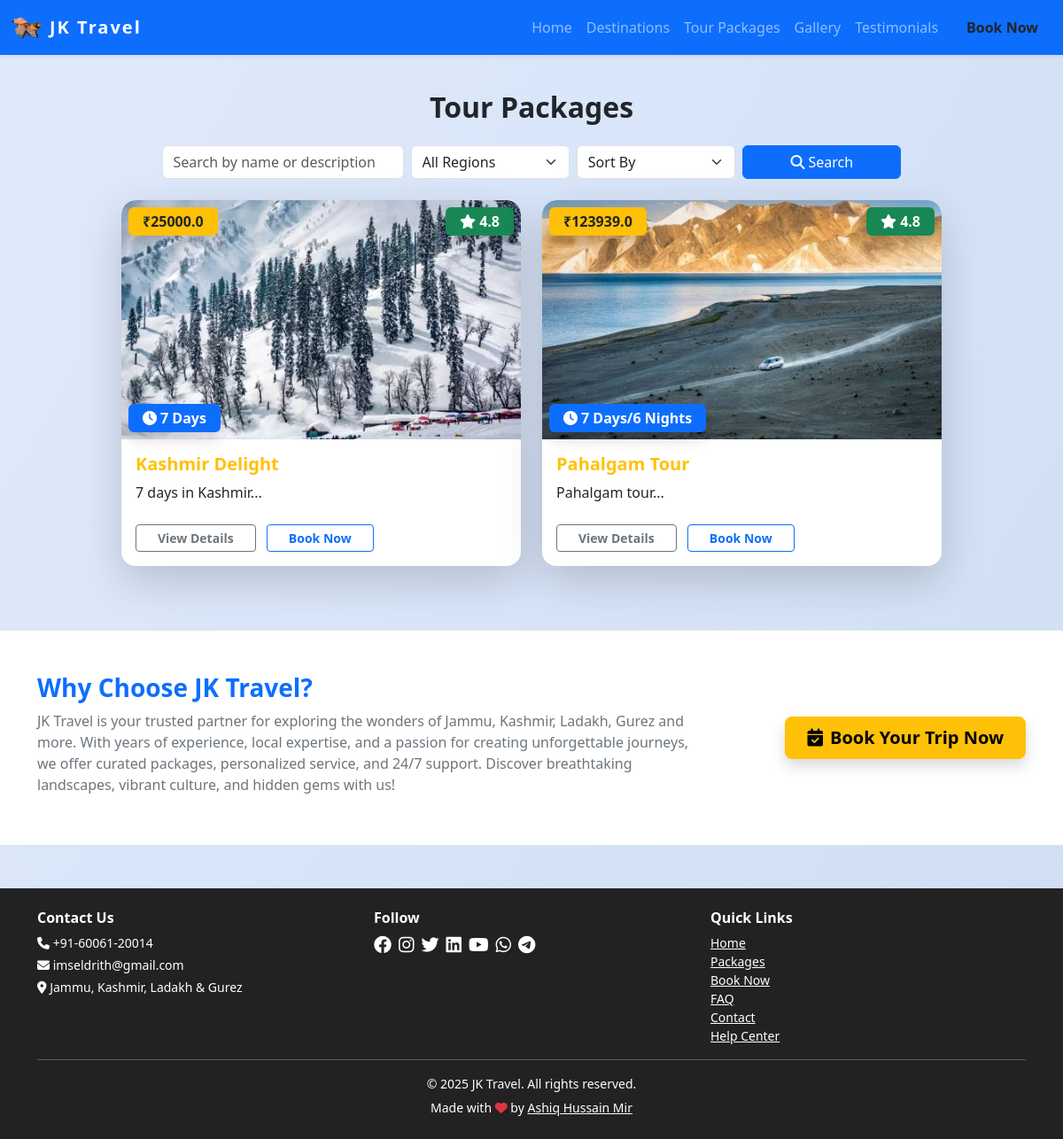
Page /packages on the committed database.
### models.py (models this page shows, shortened)
class SiteSettings(db.Model):
    id = db.Column(db.Integer, primary_key=True)
    site_name = db.Column(db.String(120), default='JKLG Travel')
    site_title = db.Column(db.String(200), default='JKLG Travel - Explore Jammu, Kashmir, Ladakh & Gurez')
    logo = db.Column(db.String(200))
    phone = db.Column(db.String(30), default='+91-12345-67890')
    email = db.Column(db.String(120), default='info@jklgtravel.com')
    address = db.Column(db.String(200), default='Jammu, Kashmir, Ladakh & Gurez')
    facebook = db.Column(db.String(120))  # Username only
    instagram = db.Column(db.String(120))  # Username only
    twitter = db.Column(db.String(120))  # Username only
    linkedin = db.Column(db.String(120))  # Username only
    youtube = db.Column(db.String(120))  # Channel/user ID only
    whatsapp = db.Column(db.String(30))  # Number only
    telegram = db.Column(db.String(120))  # Username only
    meta_description = db.Column(db.String(300))
    about = db.Column(db.Text)
    google_analytics_id = db.Column(db.String(32))
    show_facebook = db.Column(db.Boolean, default=True)
    show_instagram = db.Column(db.Boolean, default=True)
    show_twitter = db.Column(db.Boolean, default=True)
    show_linkedin = db.Column(db.Boolean, default=True)
    show_youtube = db.Column(db.Boolean, default=True)
    show_whatsapp = db.Column(db.Boolean, default=True)
    show_telegram = db.Column(db.Boolean, default=True)
    hero_title = db.Column(db.String(200), default='Discover Jammu, Kashmir, Ladakh & Gurez')
    hero_subtitle = db.Column(db.String(300), default='Unforgettable journeys, breathtaking landscapes, and curated experiences await you.')
    hero_bg_image = db.Column(db.String(200), default='hero_default.jpg')  # New field for background image
    hero_slides = db.Column(db.Text)  # JSON: [{"title":..., "subtitle":..., "image":..., "animation_title":..., "animation_subtitle":...}, ...]
    hero_slide_interval = db.Column(db.Integer, default=5)  # Interval in seconds for hero carousel

class TourPackage(db.Model):
    id = db.Column(db.Integer, primary_key=True)
    title = db.Column(db.String(120), nullable=False)
    description = db.Column(db.Text, nullable=False)
    price = db.Column(db.Float, nullable=False)
    duration = db.Column(db.String(50), nullable=False)
    image = db.Column(db.String(200))  # Add image field for upload
    places = db.relationship('Place', secondary='package_places', backref='packages')
    itinerary = db.Column(db.Text)
    accommodations = db.Column(db.Text)
    included = db.Column(db.Text)
    excluded = db.Column(db.Text)
    custom_destinations = db.Column(db.String(500))  # New field for manual destinations
    published = db.Column(db.Boolean, default=False)  # New field for published status

### views.py (the view)
@main.route('/packages')
def packages():
    page = request.args.get('page', 1, type=int)
    per_page = 6
    q = request.args.get('q', '').strip()
    region = request.args.get('region', '').strip()
    sort = request.args.get('sort', '')
    query = TourPackage.query
    if q:
        query = query.filter((TourPackage.title.ilike(f'%{q}%')) | (TourPackage.description.ilike(f'%{q}%')))
    if region:
        query = query.join(TourPackage.places).filter_by(region=region)
    if sort == 'price_asc':
        query = query.order_by(TourPackage.price.asc())
    elif sort == 'price_desc':
        query = query.order_by(TourPackage.price.desc())
    elif sort == 'duration_asc':
        query = query.order_by(TourPackage.duration.asc())
    elif sort == 'duration_desc':
        query = query.order_by(TourPackage.duration.desc())
    pagination = query.paginate(page=page, per_page=per_page, error_out=False)
    packages = pagination.items
    return render_template('packages.html', packages=packages, pagination=pagination)

### app.py (called while the page is built)
@app.context_processor
def inject_now():
    return {'now': datetime.now()}

### views.py (called while the page is built)
@main.context_processor
def inject_site_settings():
    settings = SiteSettings.query.first()
    return dict(site_settings=settings)

### templates/packages.html (shortened to what this page needs)
{% extends 'base.html' %}
{% block content %}
<h2 class="section-title text-center">Tour Packages</h2>
<form method="get" class="row g-2 mb-4 justify-content-center">
  <div class="col-md-3">
    <input type="text" class="form-control" name="q" placeholder="Search by name or description" value="{{ request.args.get('q', '') }}">
  </div>
  <div class="col-md-2">
    <select class="form-select" name="region">
      <option value="">All Regions</option>
    </select>
  </div>
  <div class="col-md-2">
    <select class="form-select" name="sort">
      <option value="">Sort By</option>
    </select>
  </div>
  <div class="col-md-2">
    <button class="btn btn-primary w-100" type="submit"><i class="fa fa-search me-1"></i>Search</button>
  </div>
</form>
<div class="row mb-5 justify-content-center">
    {% for package in packages %}
    <div class="col-md-5 mb-4 animate__animated animate__zoomIn">
        <div class="card h-100 border-0 shadow-lg position-relative package-card">
            <div class="position-relative">
                <img src="{{ url_for('static', filename='packages/' + package.image) if package.image else 'https://via.placeholder.com/600x400?text=Package' }}" class="card-img-top" alt="{{ package.title }}" style="height: 270px; object-fit: cover; border-radius: 1rem 1rem 0 0;">
                <span class="badge bg-warning text-dark position-absolute top-0 start-0 m-2 fs-6 px-3 py-2 shadow">₹{{ package.price }}</span>
                <span class="badge bg-primary position-absolute bottom-0 start-0 m-2 fs-6 px-3 py-2 shadow"><i class="fa fa-clock me-1"></i>{{ package.duration }}</span>
                <span class="badge bg-success position-absolute top-0 end-0 m-2 fs-6 px-3 py-2 shadow"><i class="fa fa-star"></i> {{ package.rating if package.rating else '4.8' }}</span>
            </div>
            <div class="card-body pt-3">
                <h5 class="card-title text-warning fw-bold mb-2">{{ package.title }}</h5>
                <p class="card-text mb-3">{{ package.description[:120] }}...</p>
                <a href="/packages/{{ package.id }}" class="btn btn-outline-secondary btn-sm mt-2 px-4 fw-bold me-2">View Details</a>
                <a href="/book?package={{ package.title|urlencode }}" class="btn btn-outline-primary btn-sm mt-2 px-4 fw-bold">Book Now</a>
            </div>
        </div>
    </div>
    {% endfor %}
</div>
{% endblock %}

### templates/base.html (shortened to what this page needs)
<!DOCTYPE html>
<html lang="en">
<head>
    <link rel="stylesheet" href="https://cdn.jsdelivr.net/npm/bootstrap@5.3.0/dist/css/bootstrap.min.css">
    <link rel="stylesheet" href="https://cdnjs.cloudflare.com/ajax/libs/font-awesome/6.4.0/css/all.min.css">
</head>
<body>
    <nav class="navbar navbar-expand-lg navbar-dark bg-primary shadow-sm">
        <div class="container-fluid">
            <a class="navbar-brand d-flex align-items-center gap-2" href="/">
                {% if site_settings and site_settings.logo %}
                    <img src="{{ url_for('static', filename='uploads/' ~ site_settings.logo) }}" alt="Logo" style="height:36px; width:auto; border-radius:6px;">
                {% else %}
                    <i class="fa fa-mountain-sun fa-lg"></i>
                {% endif %}
                {{ site_settings.site_name if site_settings and site_settings.site_name else 'JKLG Travel' }}
            </a>
            <div class="collapse navbar-collapse" id="navbarNav">
                <ul class="navbar-nav ms-auto">
                    <li class="nav-item"><a class="nav-link" href="/">Home</a></li>
                    <li class="nav-item"><a class="nav-link" href="/places">Destinations</a></li>
                    <li class="nav-item"><a class="nav-link" href="/packages">Tour Packages</a></li>
                    <li class="nav-item"><a class="nav-link" href="/gallery">Gallery</a></li>
                    <li class="nav-item"><a class="nav-link" href="/testimonials">Testimonials</a></li>
                    <li class="nav-item"><a class="nav-link btn btn-warning text-dark ms-2 px-3 fw-bold" href="/book">Book Now</a></li>
                </ul>
            </div>
        </div>
    </nav>
    <div class="container mt-4">
        {% block content %}{% endblock %}
    </div>
    <section class="about-website-section py-4 py-md-5 bg-white border-top border-bottom">
        <div class="container">
            <div class="row align-items-center justify-content-center text-center text-md-start">
                <div class="col-12 col-md-8 mb-3 mb-md-0">
                    <h3 class="fw-bold text-primary mb-2">Why Choose {{ site_settings.site_name }}?</h3>
                    <p class="mb-2 text-secondary">{{ site_settings.site_name }} is your trusted partner for exploring the wonders of Jammu, Kashmir, Ladakh, Gurez and more. With years of experience, local expertise, and a passion for creating unforgettable journeys, we offer curated packages, personalized service, and 24/7 support. Discover breathtaking landscapes, vibrant culture, and hidden gems with us!</p>
                </div>
                <div class="col-12 col-md-4 d-flex justify-content-center justify-content-md-end">
                    <a href="/book" class="btn btn-lg btn-warning fw-bold shadow px-4 py-2"><i class="fa fa-calendar-check me-2"></i>Book Your Trip Now</a>
                </div>
            </div>
        </div>
    </section>
    <footer class="footer text-center mt-5">
        <div class="container">
            <div class="row mb-2 gy-3 text-center text-md-start justify-content-center">
                <div class="col-12 col-sm-6 col-lg-4 mb-2 mb-lg-0">
                    <h6 class="fw-bold">Contact Us</h6>
                    <p class="mb-1 small"><i class="fa fa-phone"></i> {{ site_settings.phone if site_settings and site_settings.phone else '+91-12345-67890' }}</p>
                    <p class="mb-1 small"><i class="fa fa-envelope"></i> {{ site_settings.email if site_settings and site_settings.email else 'info@jklgtravel.com' }}</p>
                    <p class="mb-1 small"><i class="fa fa-map-marker-alt"></i> {{ site_settings.address if site_settings and site_settings.address else 'Jammu, Kashmir, Ladakh & Gurez' }}</p>
                </div>
                <div class="col-12 col-sm-6 col-lg-4 mb-2 mb-lg-0">
                    <h6 class="fw-bold">Follow</h6>
                    <div class="d-flex flex-wrap justify-content-center justify-content-lg-start gap-2 mb-3">
                        {% if site_settings and site_settings.facebook and site_settings.show_facebook %}
                            <a href="https://facebook.com/{{ site_settings.facebook }}" class="text-white"><i class="fab fa-facebook fa-lg"></i></a>
                        {% endif %}
                        {% if site_settings and site_settings.instagram and site_settings.show_instagram %}
                            <a href="https://instagram.com/{{ site_settings.instagram }}" class="text-white"><i class="fab fa-instagram fa-lg"></i></a>
                        {% endif %}
                        {% if site_settings and site_settings.twitter and site_settings.show_twitter %}
                            <a href="https://x.com/{{ site_settings.twitter }}" class="text-white"><i class="fab fa-twitter fa-lg"></i></a>
                        {% endif %}
                        {% if site_settings and site_settings.linkedin and site_settings.show_linkedin %}
                            <a href="https://linkedin.com/in/{{ site_settings.linkedin }}" class="text-white"><i class="fab fa-linkedin fa-lg"></i></a>
                        {% endif %}
                        {% if site_settings and site_settings.youtube and site_settings.show_youtube %}
                            <a href="https://youtube.com/{{ site_settings.youtube }}" class="text-white"><i class="fab fa-youtube fa-lg"></i></a>
                        {% endif %}
                        {% if site_settings and site_settings.whatsapp and site_settings.show_whatsapp %}
                            <a href="https://wa.me/{{ site_settings.whatsapp }}" class="text-white"><i class="fab fa-whatsapp fa-lg"></i></a>
                        {% endif %}
                        {% if site_settings and site_settings.telegram and site_settings.show_telegram %}
                            <a href="https://t.me/{{ site_settings.telegram }}" class="text-white"><i class="fab fa-telegram fa-lg"></i></a>
                        {% endif %}
                    </div>
                </div>
                <div class="col-12 col-sm-6 col-lg-4 mb-2 mb-lg-0">
                    <h6 class="fw-bold mt-3 mt-sm-0">Quick Links</h6>
                    <div class="d-flex flex-wrap justify-content-center justify-content-lg-start gap-2 gap-lg-0 flex-column flex-lg-column align-items-center align-items-lg-start">
                        <a href="/" class="d-block text-white small">Home</a>
                        <a href="/packages" class="d-block text-white small">Packages</a>
                        <a href="/book" class="d-block text-white small">Book Now</a>
                        <a href="/faq" class="d-block text-white small">FAQ</a>
                        <a href="/contact" class="d-block text-white small">Contact</a>
                        <a href="/help" class="d-block text-white small">Help Center</a>
                    </div>
                </div>
            </div>
            <hr class="bg-light">
            <p class="mb-1 small">&copy; {{ now.year }} {{ site_settings.site_name if site_settings and site_settings.site_name else 'JKLG Travel Agency' }}. All rights reserved.</p>
            <small>Made with <i class="fa fa-heart text-danger"></i> by <a href="https://github.com/mir-ashiq">Ashiq Hussain Mir</a></small>
        </div>
    </footer>
</body>
</html>

### templates/base.html (style rules this page uses)
body { background: linear-gradient(120deg, #e0eafc, #cfdef3 100%); min-height: 100vh; }
.navbar-brand { font-weight: bold; letter-spacing: 2px; }
.section-title { margin-top: 40px; margin-bottom: 24px; font-weight: 700; }
.card { box-shadow: 0 2px 12px rgba(0,0,0,0.07); border: none; }
.footer { background: #222; color: #fff; padding: 24px 0; margin-top: 48px; }
.footer a { color: #fff; text-decoration: underline; }

### templates/packages.html (style rules this page uses)
.package-card { border-radius: 1rem; overflow: hidden; transition: transform 0.2s, box-shadow 0.2s; }

### rows in the picture
SiteSettings: logo (picture), site_name "JK Travel", phone "+91-60061-20014", email "imseldrith@gmail.com", address "Jammu, Kashmir, Ladakh & Gurez"
TourPackage: image (picture), price "25000.0", duration "7 Days", rating "4.8", title "Kashmir Delight", description "7 days in Kashmir"
TourPackage: image (picture), price "123939.0", duration "7 Days/6 Nights", rating "4.8", title "Pahalgam Tour", description "Pahalgam tour"
